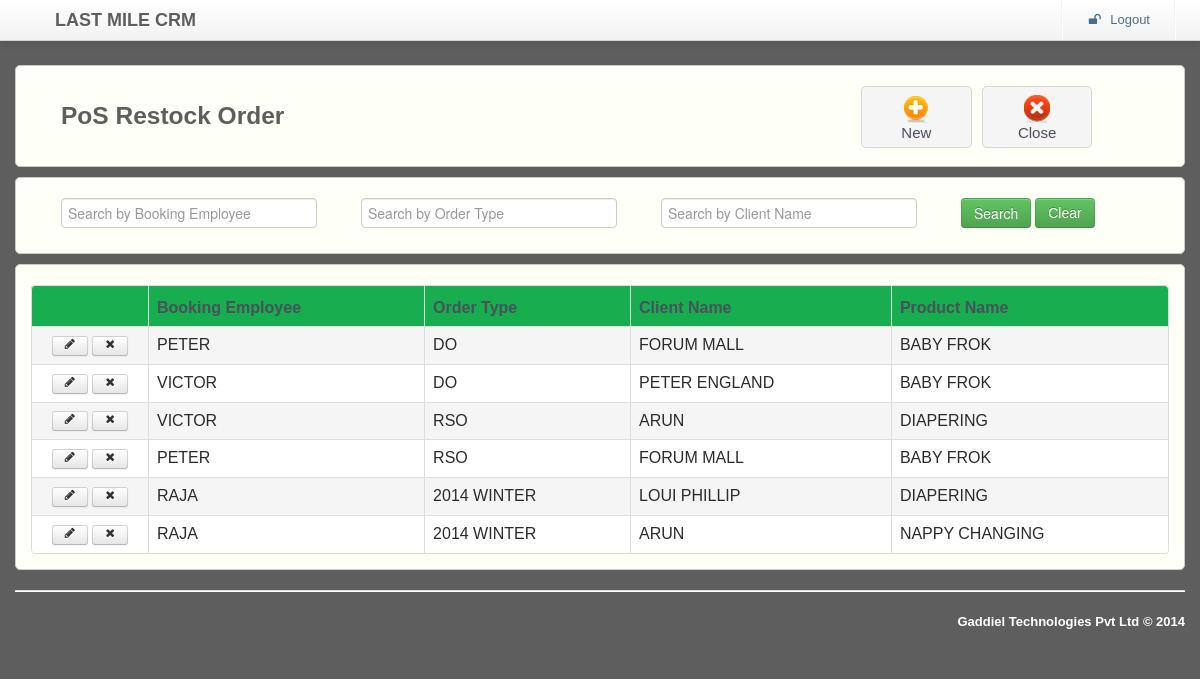
Screenshot of /transaction/posRestockOrder/posRestockOrder.php with the database file from the repository.
### tables this page shows
CREATE TABLE IF NOT EXISTS `POS_RESTOCK_ORDER` (
  `CREATED_BY` varchar(60) NOT NULL DEFAULT '-1',
  `CREATED_DATE` date NOT NULL DEFAULT '0000-00-00',
  `LAST_UPDATE_BY` varchar(60) NOT NULL DEFAULT '-1',
  `LAST_UPDATE_DATE` timestamp NOT NULL DEFAULT CURRENT_TIMESTAMP ON UPDATE CURRENT_TIMESTAMP,
  `ID` int(10) NOT NULL AUTO_INCREMENT,
  `BOOKING_EMPLOYEE_ID` int(10) DEFAULT NULL,
  `ORDER_TYPE_ID` int(10) NOT NULL,
  `CLIENT_ID` int(10) NOT NULL,
  `PRODUCT_ID` int(10) NOT NULL,
  `ORDER_QTY` int(10) NOT NULL,
  `ORDER_UOM` varchar(30) NOT NULL,
  `BOOKING_DATE` timestamp NOT NULL DEFAULT '0000-00-00 00:00:00',
  `CLOSE_DATE` timestamp NOT NULL DEFAULT '0000-00-00 00:00:00',
  `RESTOCK_DUE_DATE` timestamp NOT NULL DEFAULT '0000-00-00 00:00:00',
  `RESTOCK_COMMENTS` varchar(1000) DEFAULT NULL,
  PRIMARY KEY (`ID`),
  KEY `XFK_POS_EMP_ID` (`BOOKING_EMPLOYEE_ID`),
  KEY `XFK_POS_ORDER_TYPE_ID` (`ORDER_TYPE_ID`),
  KEY `XFK_POS_CLIENT_ID` (`CLIENT_ID`),
  KEY `XFK_POS_PRODUCT_ID` (`PRODUCT_ID`)
);

CREATE TABLE IF NOT EXISTS `EMP_DETAILS` (
  `CREATED_BY` varchar(60) NOT NULL DEFAULT '-1',
  `CREATED_DATE` date NOT NULL DEFAULT '0000-00-00',
  `LAST_UPDATE_BY` varchar(60) NOT NULL DEFAULT '-1',
  `LAST_UPDATE_DATE` timestamp NOT NULL DEFAULT CURRENT_TIMESTAMP ON UPDATE CURRENT_TIMESTAMP,
  `ID` int(10) NOT NULL AUTO_INCREMENT,
  `EMP_NAME` varchar(60) NOT NULL,
  `DESIGNATION_ID` int(10) NOT NULL,
  `DEPARTMENT_ID` int(10) NOT NULL,
  `MANAGER_DESG_ID` int(10) NOT NULL,
  `EMAIL_ID` varchar(120) NOT NULL,
  `MOBILE_NUM` bigint(15) NOT NULL,
  `SEND_EMAIL_ID1` varchar(120) NOT NULL,
  `SEND_EMAIL_ID2` varchar(120) NOT NULL,
  `SEND_EMAIL_ID3` varchar(120) NOT NULL,
  `SEND_EMAIL_ID4` varchar(120) NOT NULL,
  `SEND_EMAIL_ID5` varchar(120) NOT NULL,
  `SEND_EMAIL_ID6` varchar(120) NOT NULL,
  `DEVICE_ACTIVE_DATE` date DEFAULT '0000-00-00',
  `ACTIVE` varchar(2) NOT NULL DEFAULT 'Y',
  `LAST_CONFIG_UPLOAD_DATE` date DEFAULT NULL,
  `LAST_MOBILE_UPDATE_DATE` date DEFAULT NULL,
  PRIMARY KEY (`ID`),
  KEY `XFR_EMP_DESG_ID` (`DESIGNATION_ID`),
  KEY `XFR_EMP_DEPT_ID` (`DEPARTMENT_ID`),
  KEY `XFR_MSG_DESG_ID` (`MANAGER_DESG_ID`)
);

CREATE TABLE IF NOT EXISTS `ORDER_TYPES` (
  `CREATED_BY` varchar(60) NOT NULL DEFAULT '-1',
  `CREATED_DATE` date NOT NULL DEFAULT '0000-00-00',
  `LAST_UPDATE_BY` varchar(60) NOT NULL DEFAULT '-1',
  `LAST_UPDATE_DATE` timestamp NOT NULL DEFAULT CURRENT_TIMESTAMP ON UPDATE CURRENT_TIMESTAMP,
  `ID` int(10) NOT NULL AUTO_INCREMENT,
  `ORDER_TYPE` varchar(60) NOT NULL,
  `DESCRIPTION` varchar(240) DEFAULT NULL,
  PRIMARY KEY (`ID`)
);

CREATE TABLE IF NOT EXISTS `CLIENT_DETAILS` (
  `CREATED_BY` varchar(60) NOT NULL DEFAULT '-1',
  `CREATED_DATE` date NOT NULL DEFAULT '0000-00-00',
  `LAST_UPDATE_BY` varchar(60) NOT NULL DEFAULT '-1',
  `LAST_UPDATE_DATE` timestamp NOT NULL DEFAULT CURRENT_TIMESTAMP ON UPDATE CURRENT_TIMESTAMP,
  `ID` int(10) NOT NULL AUTO_INCREMENT,
  `CLIENT_CODE` varchar(10) NOT NULL,
  `CLIENT_NAME` varchar(240) NOT NULL,
  `CLIENT_EMAIL_ID` varchar(240) NOT NULL,
  `CLIENT_CLASSIFICATION_ID` int(10) NOT NULL,
  `CLIENT_LOC` varchar(240) NOT NULL,
  `CLIENT_LOC_LNG` double(10,6) DEFAULT NULL,
  `CLIENT_LOC_LAT` double(10,6) DEFAULT NULL,
  `SWLAT` double(10,6) NOT NULL,
  `SWLNG` double(10,6) NOT NULL,
  `NELAT` double(10,6) NOT NULL,
  `NELNG` double(10,6) NOT NULL,
  `MAXLAT` double(10,6) NOT NULL,
  `MINLAT` double(10,6) NOT NULL,
  `MAXLON` double(10,6) NOT NULL,
  `MINLON` double(10,6) NOT NULL,
  `RANGE_IN_MTS` int(10) NOT NULL,
  `VISIT_SCH_PERIOD_ID` int(10) NOT NULL,
  `VISIT_COUNT` int(2) NOT NULL,
  PRIMARY KEY (`ID`),
  KEY `XFK_CLIENT_CLASFN_ID` (`CLIENT_CLASSIFICATION_ID`),
  KEY `XFK_VISIT_SCH_PERIOD_ID` (`VISIT_SCH_PERIOD_ID`)
);

CREATE TABLE IF NOT EXISTS `PRODUCT_MASTER` (
  `CREATED_BY` varchar(60) NOT NULL DEFAULT '-1',
  `CREATED_DATE` date NOT NULL DEFAULT '0000-00-00',
  `LAST_UPDATE_BY` varchar(60) NOT NULL DEFAULT '-1',
  `LAST_UPDATE_DATE` timestamp NOT NULL DEFAULT CURRENT_TIMESTAMP ON UPDATE CURRENT_TIMESTAMP,
  `ID` int(10) NOT NULL AUTO_INCREMENT,
  `PRODUCT_NAME` varchar(60) NOT NULL,
  `PRODUCT_CODE` varchar(60) NOT NULL,
  `DESCRIPTION` varchar(240) DEFAULT NULL,
  PRIMARY KEY (`ID`)
);

### transaction/posRestockOrder/posRestockOrder.php (the view, shortened to what this page needs)
<html lang="en"><head><meta http-equiv="Content-Type" content="text/html; charset=UTF-8">
    <link rel="stylesheet" type="text/css" href="../../resources/css/bootstrap.min.css" >
    <link rel="stylesheet" type="text/css" href="../../resources/css/bootstrap-responsive.min.css" >
    <link rel="stylesheet" type="text/css" href="../../resources/css/alveolae.css">
    <link rel="stylesheet" type="text/css" href="../../resources/css/font-awesome.css">
    <link rel="stylesheet" type="text/css" href="../../resources/css/footable.core.css?v=2-0-1">
    <link rel="stylesheet" type="text/css" href="../../resources/css/footable-demos.css">
</head>
<body>
	 <?php include($_SERVER['DOCUMENT_ROOT'].'/lastMileCRM/header.php'); ?>
	<form action="" method="POST" name="forms">
	<div id="main-content">
		<div class="container">
			<div class="row">
			   <div class="span12 desktop">
				 <div class="widget">
					<div class="widget-content ">
						<div class="span8"><h3>PoS Restock Order</h3></div>
						<div class="span3">
							<div class="box-holder">
                                 <a href="addPosRestockOrder.php" onClick="newPage()">
                                 <div class="box"><img src="../../resources/images/e-add.png"/></br>New</div></a>
                            </div>
							 <div class="box-holder">
							   <a href="../transaction.php">
							   <div class="box"><img src="../../resources/images/e-close.png"/></br>Close</div></a>
                             </div>
						</div>
					</div>
				</div>
			 </div>
					<div class="span12">
					    <div class="widget">
						<div class="widget-content">
							<div class="span3"><input type="text" class="span3" placeholder="Search by Booking Employee " autofocus id="BOOKING_EMPLOYEE_ID" name="BOOKING_EMPLOYEE_ID"/></div>
                             <div class="span3"><input type="text" class="span3" placeholder="Search by Order Type "  id="ORDER_TYPE_ID" name="ORDER_TYPE_ID"/></div>
							 <div class="span3"><input type="text" class="span3" placeholder="Search by Client Name "  id="CLIENT_ID"  name="CLIENT_ID"/></div>
							<div class="span2"><input type="submit" class="btn btn-success" onClick="searchvalue()" value="Search"> <a href="#" class="btn btn-success" onClick="clearvalue()">Clear</a></div>
						</div>
					   </div>
			  </div>
				<div class="span12">
					<div class="widget-content">
						<div class="tab-content">
							<div class="tab-pane active" id="demo">
							<table class="table demo table-bordered " data-filter="#filter" data-page-size="5"
							       data-page-previous-text="prev" data-page-next-text="next">
								<thead>
									   <tr class="widget-header">
										<th></th>
										<th data-toggle="true">Booking Employee</th>
										<th data-hide="phone,tablet">Order Type </th>
										<th data-hide="phone,tablet">Client Name</th>
										<th data-hide="phone,tablet">Product Name</th>
									</tr>
								</thead>
								<tbody id="gridvaluediv" class="mytable1">
								 <?php
								$pdo = Database::connect();
									$pdo->setAttribute(PDO::ATTR_ERRMODE, PDO::ERRMODE_EXCEPTION);
									 $result = $pdo->prepare("select pos.ID ID,emp.EMP_NAME EMP_NAME, ordtp.ORDER_TYPE ORDER_TYPE, clt.CLIENT_NAME CLIENT_NAME, prod.PRODUCT_NAME PRODUCT_NAME
									 FROM POS_RESTOCK_ORDER pos,PRODUCT_MASTER prod,
									 EMP_DETAILS emp,ORDER_TYPES ordtp,CLIENT_DETAILS clt
									 WHERE  pos.BOOKING_EMPLOYEE_ID = emp.ID AND pos.PRODUCT_ID = prod.ID AND pos.CLIENT_ID=clt.ID  AND pos.CLIENT_ID=clt.ID AND ordtp.ID = pos.ORDER_TYPE_ID ORDER BY pos.ID DESC");
		                            $result->execute();
		                            for($i=0; $row = $result->fetch(); $i++){
			 				      ?>
									<tr Style="cursor:pointer;" id="views">
                                    <td class="actions">
											<a href="#" class="btn btn-small "><i class="icon-pencil"></i></a>
											<a href="deletePosRestockOrder.php?id=<?php echo $row['ID']; ?>" class="btn btn-small" onclick="return confirm('Are you sure?')" ><i class="icon-remove"></i></a>
										</td>
										<td><?php echo  $row['EMP_NAME'];?></td>
										<td><?php echo  $row['ORDER_TYPE'];?></td>
										<td><?php echo  $row['CLIENT_NAME'];?></td>
                                        <td><?php echo  $row['PRODUCT_NAME'];?></td>
									</tr>
									 <?php  }?>
								</tbody>
							</table>
							</div>
						</div>
					</div>
				</div>
			</div>
				 <?php include($_SERVER['DOCUMENT_ROOT'].'/lastMileCRM/footer.php'); ?>
		</div>
	</div>
	</form>
</body>
</html>

### resources/css/alveolae.css (style rules this page uses)
body { background-color: #5e5e5e; font-family: 'Asap', sans-serif; }
h3 { margin-bottom: 15px; font-weight: 700; color: #5e5e5e; }
#main-content { padding-top: 60px; }
label, input, button, select, textarea { cursor: default; }
.box-holder { width: 25%; display: table-cell; }
.box-holder a { text-decoration: none; }
.box { height: 50px; padding: 5px; margin-right: 10px; font-size: 15px; text-align: center; color: #4A515B; background: #F5F5F5; border: 1px solid #D5D5D5; border-radius: 5px; text-shadow: 1px 1px 1px #EDEDED; }
.widget { clear: both; width: auto; position: relative; margin-bottom: 10px; }
.widget-header { position: relative; height: 40px; background: #17ae4f; border: 1px solid #CCCCCC; -webkit-border-top-left-radius: 5px; -webkit-border-top-right-radius: 5px; -moz-border-radius-topleft: 5px; -moz-border-radius-topright: 5px; border-top-left-radius: 5px; border-top-right-radius: 5px; }
.widget-content { padding: 20px 15px 15px; background: #fefff7; border: 1px solid #CCCCCC; -moz-border-radius: 5px; -webkit-border-radius: 5px; border-radius: 5px; }
.widget-content:before, .widget-content:after { content:""; display:table; clear:both; }
.table th { text-align: left; color: #4A515B; }
.table .actions { width: 100px; text-align: center; }
.table { display: table; margin: 0 auto; }
.desktop { display:block; }

### resources/css/footable.core.css (style rules this page uses)
.footable { width: 100%; }
.footable > thead > tr > th { -webkit-touch-callout: none; -webkit-user-select: none; -khtml-user-select: none; -moz-user-select: -moz-none; -ms-user-select: none; user-select: none; }

### resources/css/footable-demos.css (style rules this page uses)
body { color:#2B2B2B; font-family: 'trebuchet MS' , 'Lucida sans' , Arial; }

### transaction/posRestockOrder/posRestockOrder.php (style rules this page uses)
.oddtr { background-color:#FFFFFF; }
.eventr { background-color:#F5F5F5; }

### rows the page displays
pos_restock_order: BOOKING_EMPLOYEE_ID.EMP_NAME "PETER", ORDER_TYPE_ID.ORDER_TYPE "DO", CLIENT_ID.CLIENT_NAME "FORUM MALL", PRODUCT_ID.PRODUCT_NAME "BABY FROK"
pos_restock_order: BOOKING_EMPLOYEE_ID.EMP_NAME "VICTOR", ORDER_TYPE_ID.ORDER_TYPE "DO", CLIENT_ID.CLIENT_NAME "PETER ENGLAND", PRODUCT_ID.PRODUCT_NAME "BABY FROK"
pos_restock_order: BOOKING_EMPLOYEE_ID.EMP_NAME "VICTOR", ORDER_TYPE_ID.ORDER_TYPE "RSO", CLIENT_ID.CLIENT_NAME "ARUN", PRODUCT_ID.PRODUCT_NAME "DIAPERING"
pos_restock_order: BOOKING_EMPLOYEE_ID.EMP_NAME "PETER", ORDER_TYPE_ID.ORDER_TYPE "RSO", CLIENT_ID.CLIENT_NAME "FORUM MALL", PRODUCT_ID.PRODUCT_NAME "BABY FROK"
pos_restock_order: BOOKING_EMPLOYEE_ID.EMP_NAME "RAJA", ORDER_TYPE_ID.ORDER_TYPE "2014 WINTER", CLIENT_ID.CLIENT_NAME "LOUI PHILLIP", PRODUCT_ID.PRODUCT_NAME "DIAPERING"
pos_restock_order: BOOKING_EMPLOYEE_ID.EMP_NAME "RAJA", ORDER_TYPE_ID.ORDER_TYPE "2014 WINTER", CLIENT_ID.CLIENT_NAME "ARUN", PRODUCT_ID.PRODUCT_NAME "NAPPY CHANGING"
